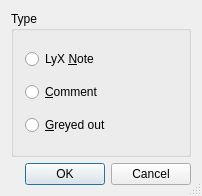
<?xml version="1.0" encoding="UTF-8"?>
<ui version="4.0">
 <class>NoteUi</class>
 <widget class="QDialog" name="NoteUi">
  <property name="geometry">
   <rect>
    <x>0</x>
    <y>0</y>
    <width>202</width>
    <height>196</height>
   </rect>
  </property>
  <property name="windowTitle">
   <string/>
  </property>
  <property name="sizeGripEnabled">
   <bool>true</bool>
  </property>
  <layout class="QGridLayout" name="gridLayout">
   <item row="0" column="0">
    <widget class="QGroupBox" name="NoteBG">
     <property name="title">
      <string>Type</string>
     </property>
     <layout class="QVBoxLayout">
      <property name="spacing">
       <number>6</number>
      </property>
      <property name="leftMargin">
       <number>11</number>
      </property>
      <property name="topMargin">
       <number>11</number>
      </property>
      <property name="rightMargin">
       <number>11</number>
      </property>
      <property name="bottomMargin">
       <number>11</number>
      </property>
      <item>
       <widget class="QRadioButton" name="noteRB">
        <property name="toolTip">
         <string>LyX internal only</string>
        </property>
        <property name="text">
         <string>LyX &amp;Note</string>
        </property>
       </widget>
      </item>
      <item>
       <widget class="QRadioButton" name="commentRB">
        <property name="toolTip">
         <string>Export to LaTeX/Docbook but don't print</string>
        </property>
        <property name="text">
         <string>&amp;Comment</string>
        </property>
       </widget>
      </item>
      <item>
       <widget class="QRadioButton" name="greyedoutRB">
        <property name="toolTip">
         <string>Print as grey text</string>
        </property>
        <property name="text">
         <string>&amp;Greyed out</string>
        </property>
       </widget>
      </item>
     </layout>
    </widget>
   </item>
   <item row="1" column="0">
    <widget class="QDialogButtonBox" name="buttonBox">
     <property name="standardButtons">
      <set>QDialogButtonBox::Cancel|QDialogButtonBox::Ok</set>
     </property>
    </widget>
   </item>
  </layout>
 </widget>
 <tabstops>
  <tabstop>noteRB</tabstop>
  <tabstop>commentRB</tabstop>
  <tabstop>greyedoutRB</tabstop>
 </tabstops>
 <includes>
  <include location="local">qt_i18n.h</include>
 </includes>
 <resources/>
 <connections/>
</ui>
